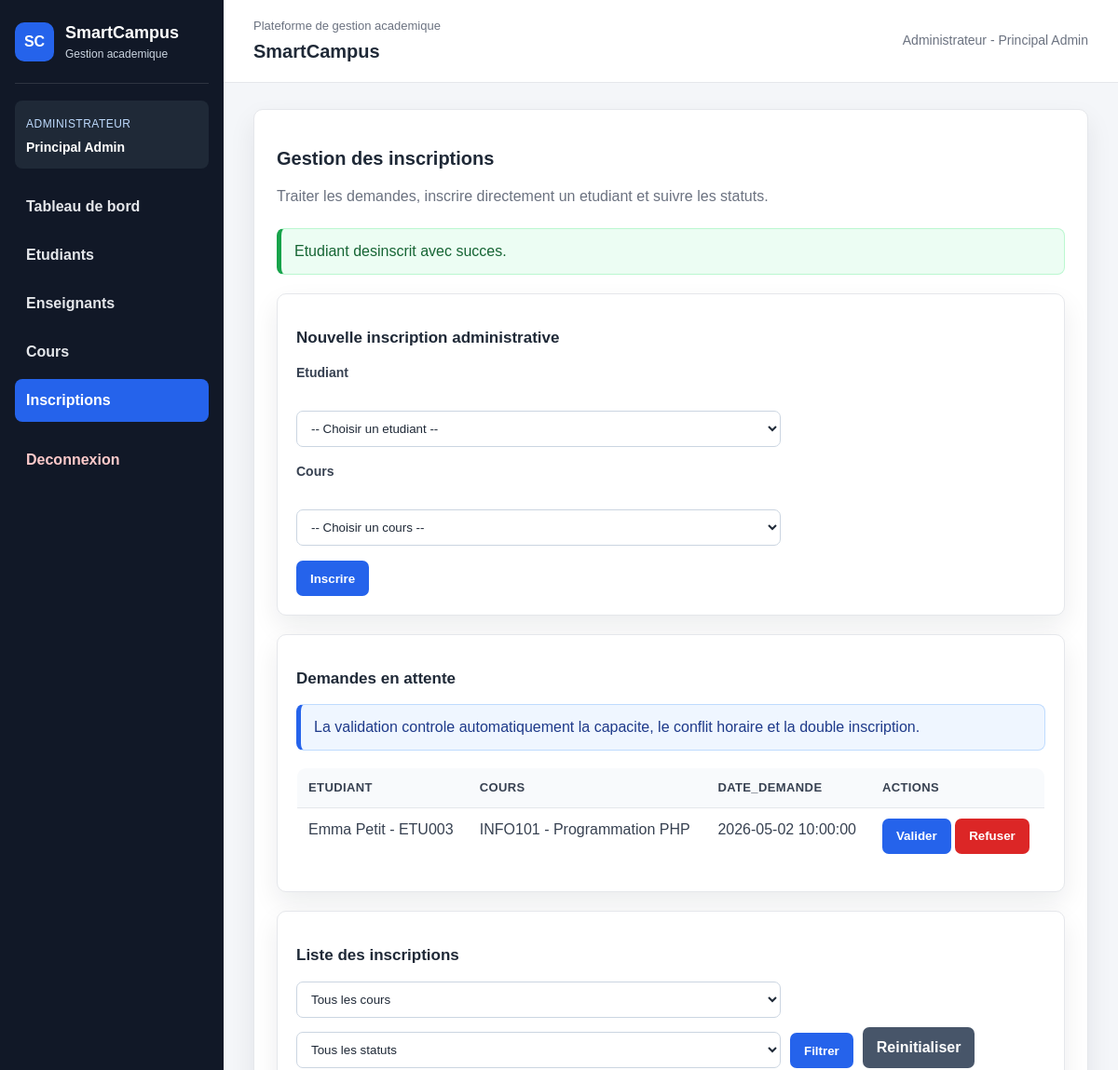
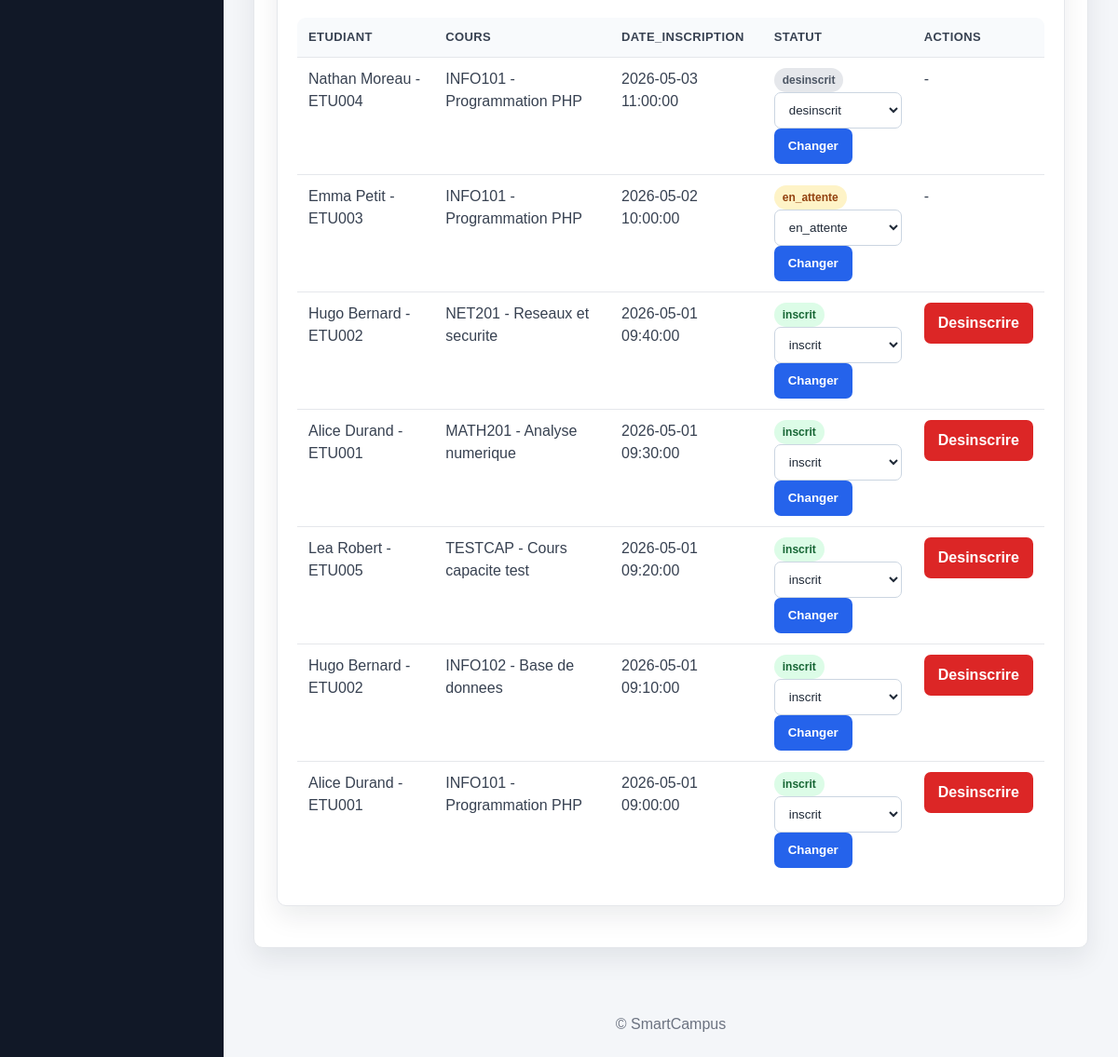
The app's page /admin/inscriptions.php?desinscrire=7 (signed in) with its own data (2 pictures, top to bottom).
### tables this page shows
CREATE TABLE inscription (
    id_inscription INT AUTO_INCREMENT PRIMARY KEY,
    date_inscription DATETIME DEFAULT CURRENT_TIMESTAMP,
    statut ENUM('inscrit','desinscrit','en_attente') DEFAULT 'en_attente',
    id_etudiant INT NOT NULL,
    id_cours INT NOT NULL,
    UNIQUE (id_etudiant, id_cours),
    CONSTRAINT fk_inscription_etudiant
        FOREIGN KEY (id_etudiant) REFERENCES etudiant(id_etudiant),
    CONSTRAINT fk_inscription_cours
        FOREIGN KEY (id_cours) REFERENCES cours(id_cours)
);

CREATE TABLE utilisateur (
    id_user INT AUTO_INCREMENT PRIMARY KEY,
    nom VARCHAR(100) NOT NULL,
    prenom VARCHAR(100) NOT NULL,
    email VARCHAR(150) NOT NULL,
    mot_de_passe VARCHAR(255) NOT NULL,
    role ENUM('administrateur','enseignant','etudiant') NOT NULL,
    date_creation TIMESTAMP DEFAULT CURRENT_TIMESTAMP,
    actif TINYINT(1) DEFAULT 1,
    UNIQUE (email)
);

CREATE TABLE etudiant (
    id_etudiant INT AUTO_INCREMENT PRIMARY KEY,
    numero_etudiant VARCHAR(50) NOT NULL,
    niveau VARCHAR(50) NOT NULL,
    groupe_classe VARCHAR(50) NOT NULL,
    date_naissance DATE,
    telephone VARCHAR(30),
    id_user INT NOT NULL,
    UNIQUE (numero_etudiant),
    CONSTRAINT fk_etudiant_utilisateur
        FOREIGN KEY (id_user) REFERENCES utilisateur(id_user)
);

CREATE TABLE cours (
    id_cours INT AUTO_INCREMENT PRIMARY KEY,
    code_cours VARCHAR(50) NOT NULL,
    titre VARCHAR(150) NOT NULL,
    description TEXT,
    capacite_max INT NOT NULL,
    jour VARCHAR(20) NOT NULL,
    heure_debut TIME NOT NULL,
    heure_fin TIME NOT NULL,
    salle VARCHAR(50) NOT NULL,
    semestre VARCHAR(50) NOT NULL,
    id_enseignant INT NOT NULL,
    UNIQUE (code_cours),
    CONSTRAINT fk_cours_enseignant
        FOREIGN KEY (id_enseignant) REFERENCES enseignant(id_enseignant)
);

### admin/inscriptions.php (the view, shortened to what this page needs)
<?php
include '../config/db.php';
$message = "";
$type_message = "";
function infos_inscription($conn, $id_inscription)
{
    $sql = "SELECT i.id_inscription, i.id_etudiant, i.id_cours, i.statut,
                   e.id_user, c.titre
            FROM inscription i
            INNER JOIN etudiant e ON i.id_etudiant = e.id_etudiant
            INNER JOIN cours c ON i.id_cours = c.id_cours
            WHERE i.id_inscription = ?";
    $requete = mysqli_prepare($conn, $sql);
    mysqli_stmt_bind_param($requete, "i", $id_inscription);
    mysqli_stmt_execute($requete);
    $resultat = mysqli_stmt_get_result($requete);
    $inscription = mysqli_fetch_assoc($resultat);
    return $inscription;
}
function modifier_statut_inscription($conn, $id_inscription, $statut)
{
    $sql = "UPDATE inscription SET statut = ? WHERE id_inscription = ?";
    $requete = mysqli_prepare($conn, $sql);
    mysqli_stmt_bind_param($requete, "si", $statut, $id_inscription);
    $succes = mysqli_stmt_execute($requete);
    return $succes;
}
if (isset($_GET['desinscrire'])) {
    $id_inscription = intval($_GET['desinscrire']);
    $inscription = infos_inscription($conn, $id_inscription);
    if ($inscription && modifier_statut_inscription($conn, $id_inscription, 'desinscrit')) {
        $message = "Etudiant desinscrit avec succes.";
        $type_message = "succes";
    } else {
        $message = "Erreur lors de la desinscription.";
        $type_message = "erreur";
    }
}
$types = "";
$params = [];
$sql_inscriptions = "SELECT i.id_inscription, i.date_inscription, i.statut,
                            u.nom, u.prenom, e.numero_etudiant,
                            c.code_cours, c.titre
                     FROM inscription i
                     INNER JOIN etudiant e ON i.id_etudiant = e.id_etudiant
                     INNER JOIN utilisateur u ON e.id_user = u.id_user
                     INNER JOIN cours c ON i.id_cours = c.id_cours";
$sql_inscriptions .= " ORDER BY i.date_inscription DESC";
if (!empty($params)) {
    $stmt_inscriptions = mysqli_prepare($conn, $sql_inscriptions);
    mysqli_stmt_bind_param($stmt_inscriptions, $types, ...$params);
    mysqli_stmt_execute($stmt_inscriptions);
    $result_inscriptions = mysqli_stmt_get_result($stmt_inscriptions);
} else {
    $result_inscriptions = mysqli_query($conn, $sql_inscriptions);
}
$result_demandes = mysqli_query(
    $conn,
    "SELECT i.id_inscription, i.date_inscription,
            u.nom, u.prenom, e.numero_etudiant,
            c.code_cours, c.titre
     FROM inscription i
     INNER JOIN etudiant e ON i.id_etudiant = e.id_etudiant
     INNER JOIN utilisateur u ON e.id_user = u.id_user
     INNER JOIN cours c ON i.id_cours = c.id_cours
     WHERE i.statut = 'en_attente'
     ORDER BY i.date_inscription ASC"
);
include '../includes/header.php';
?>
<section class="container">
<h2>Gestion des inscriptions</h2>
<p class="page-subtitle">Traiter les demandes, inscrire directement un etudiant et suivre les statuts.</p>
<?php if ($message !== "") { ?>
    <p class="<?php echo $type_message === 'succes' ? 'success' : 'error'; ?>"><?php echo htmlspecialchars($message); ?></p>
<?php } ?>
<section class="section-card">
    <h3>Nouvelle inscription administrative</h3>
    <form method="post" action="inscriptions.php">
        <p>
            <label for="id_etudiant">Etudiant</label><br>
            <select id="id_etudiant" name="id_etudiant" required>
                <option value="">-- Choisir un etudiant --</option>
            </select>
        </p>
        <p>
            <label for="id_cours">Cours</label><br>
            <select id="id_cours" name="id_cours" required>
                <option value="">-- Choisir un cours --</option>
            </select>
        </p>
        <button type="submit" name="inscrire_etudiant">Inscrire</button>
    </form>
</section>
<section class="section-card">
    <h3>Demandes en attente</h3>
    <p class="alert alert-info">La validation controle automatiquement la capacite, le conflit horaire et la double inscription.</p>
    <table>
        <thead>
            <tr>
                <th>etudiant</th>
                <th>cours</th>
                <th>date_demande</th>
                <th>actions</th>
            </tr>
        </thead>
        <tbody>
            <?php if ($result_demandes && mysqli_num_rows($result_demandes) > 0) { ?>
                <?php while ($demande = mysqli_fetch_assoc($result_demandes)) { ?>
                    <tr>
                        <td><?php echo htmlspecialchars($demande['prenom'] . ' ' . $demande['nom'] . ' - ' . $demande['numero_etudiant']); ?></td>
                        <td><?php echo htmlspecialchars($demande['code_cours'] . ' - ' . $demande['titre']); ?></td>
                        <td><?php echo htmlspecialchars($demande['date_inscription']); ?></td>
                        <td>
                            <form method="post" action="inscriptions.php">
                                <button type="submit" name="valider_demande">Valider</button>
                                <button type="submit" name="refuser_demande" class="danger js-confirm-delete" data-confirm="Refuser cette demande ?">Refuser</button>
                            </form>
                        </td>
                    </tr>
                <?php } ?>
            <?php } else { ?>
                <tr><td colspan="4"><span class="empty-state">Aucune demande en attente.</span></td></tr>
            <?php } ?>
        </tbody>
    </table>
</section>
<section class="section-card">
    <h3>Liste des inscriptions</h3>
    <form method="get" action="inscriptions.php" class="toolbar">
        <select name="id_cours">
            <option value="0">Tous les cours</option>
        </select>
        <select name="statut">
            <option value="">Tous les statuts</option>
        </select>
        <button type="submit">Filtrer</button>
        <a class="button secondary" href="inscriptions.php">Reinitialiser</a>
    </form>
    <table>
        <thead>
            <tr>
                <th>etudiant</th>
                <th>cours</th>
                <th>date_inscription</th>
                <th>statut</th>
                <th>actions</th>
            </tr>
        </thead>
        <tbody>
            <?php if ($result_inscriptions && mysqli_num_rows($result_inscriptions) > 0) { ?>
                <?php while ($inscription = mysqli_fetch_assoc($result_inscriptions)) { ?>
                    <tr>
                        <td><?php echo htmlspecialchars($inscription['prenom'] . ' ' . $inscription['nom'] . ' - ' . $inscription['numero_etudiant']); ?></td>
                        <td><?php echo htmlspecialchars($inscription['code_cours'] . ' - ' . $inscription['titre']); ?></td>
                        <td><?php echo htmlspecialchars($inscription['date_inscription']); ?></td>
                        <td>
                            <span class="badge <?php
                                if ($inscription['statut'] === 'inscrit') {
                                    echo 'badge-success';
                                } elseif ($inscription['statut'] === 'en_attente') {
                                    echo 'badge-warning';
                                } else {
                                    echo 'badge-muted';
                                }
                            ?>"><?php echo htmlspecialchars($inscription['statut']); ?></span>
                            <form method="post" action="inscriptions.php">
                                <select name="statut">
                                    <option value="inscrit" <?php if ($inscription['statut'] === 'inscrit') echo 'selected'; ?>>inscrit</option>
                                    <option value="en_attente" <?php if ($inscription['statut'] === 'en_attente') echo 'selected'; ?>>en_attente</option>
                                    <option value="desinscrit" <?php if ($inscription['statut'] === 'desinscrit') echo 'selected'; ?>>desinscrit</option>
                                </select>
                                <button type="submit" name="changer_statut">Changer</button>
                            </form>
                        </td>
                        <td>
                            <?php if ($inscription['statut'] === 'inscrit') { ?>
                                <a class="button danger js-confirm-delete" href="inscriptions.php?desinscrire=<?php echo htmlspecialchars($inscription['id_inscription']); ?>" data-confirm="Desinscrire cet etudiant ?">Desinscrire</a>
                            <?php } else { ?>
                                -
                            <?php } ?>
                        </td>
                    </tr>
                <?php } ?>
            <?php } else { ?>
                <tr><td colspan="5"><span class="empty-state">Aucune inscription trouvee.</span></td></tr>
            <?php } ?>
        </tbody>
    </table>
</section>
</section>
<?php include '../includes/footer.php'; ?>

### assets/css/style.css (style rules this page uses)
* { box-sizing: border-box; }
:root { --bg: #f4f6f9; --panel: #ffffff; --sidebar: #111827; --sidebar-soft: #1f2937; --text: #1f2937; --muted: #6b7280; --border: #e5e7eb; --primary: #2563eb; --primary-dark: #1d4ed8; --success: #16a34a; --warning: #f59e0b; --danger: #dc2626; --shadow: 0 12px 28px rgba(15, 23, 42, 0.08); }
body { margin: 0; font-family: Arial, Helvetica, sans-serif; background: var(--bg); color: var(--text); line-height: 1.5; }
a { color: var(--primary); }
.container, .section-card, .form-card { background: var(--panel); border: 1px solid var(--border); border-radius: 10px; box-shadow: var(--shadow); }
.container { padding: 24px; overflow-x: auto; }
.section-card { padding: 20px; margin: 20px 0; overflow-x: auto; }
h1, h2, h3 { color: var(--text); line-height: 1.2; }
h2 { font-size: 20px; }
h3 { font-size: 17px; }
.page-subtitle { margin: 0 0 22px; color: var(--muted); }
label { display: block; margin: 12px 0 6px; color: #374151; font-weight: bold; font-size: 14px; }
input, select, textarea { width: 100%; max-width: 520px; padding: 10px 11px; border: 1px solid #cbd5e1; border-radius: 7px; background: #ffffff; color: var(--text); }
.toolbar { margin: 18px 0 20px; }
.toolbar, .toolbar form { display: flex; gap: 10px; flex-wrap: wrap; align-items: end; }
button, .button, .btn { display: inline-flex; align-items: center; justify-content: center; min-height: 38px; padding: 9px 14px; border: 1px solid transparent; border-radius: 7px; background: var(--primary); color: #ffffff; text-decoration: none; font-weight: bold; cursor: pointer; }
.btn-danger, .button.danger, button.danger, .danger { background: var(--danger); color: #ffffff; }
.btn-secondary, .button.secondary, button.secondary { background: #475569; color: #ffffff; }
.table-responsive, .container { overflow-x: auto; }
table { width: 100%; min-width: 760px; border-collapse: collapse; margin: 18px 0 8px; background: #ffffff; border: 1px solid var(--border); border-radius: 10px; overflow: hidden; }
th, td { padding: 11px 12px; border-bottom: 1px solid var(--border); text-align: left; vertical-align: top; }
th { background: #f8fafc; color: #374151; font-size: 13px; text-transform: uppercase; letter-spacing: 0.03em; }
td { color: #374151; }
tr:last-child td { border-bottom: 0; }
.actions-cell, td:last-child { white-space: nowrap; }
.success, .error, .info, .warning, .alert { padding: 12px 14px; border-radius: 8px; margin: 14px 0; border: 1px solid transparent; border-left-width: 5px; }
.success, .alert-success { color: #166534; background: #ecfdf3; border-color: #bbf7d0; border-left-color: var(--success); }
.info, .alert-info { color: #1e3a8a; background: #eff6ff; border-color: #bfdbfe; border-left-color: var(--primary); }
.badge { display: inline-flex; align-items: center; justify-content: center; padding: 4px 9px; border-radius: 999px; font-size: 12px; font-weight: bold; white-space: nowrap; }
.badge-success { color: #166534; background: #dcfce7; }
.badge-warning { color: #92400e; background: #fef3c7; }
.badge-muted { color: #4b5563; background: #e5e7eb; }

### records on screen
inscription: utilisateur.prenom+nom "Emma Petit - ETU003", id_cours.titre "INFO101 - Programmation PHP", date_inscription "2026-05-02 10:00:00", statut "en_attente"
inscription: utilisateur.prenom+nom "Nathan Moreau - ETU004", id_cours.titre "INFO101 - Programmation PHP", date_inscription "2026-05-03 11:00:00", statut "desinscrit"
inscription: utilisateur.prenom+nom "Hugo Bernard - ETU002", id_cours.titre "NET201 - Reseaux et securite", date_inscription "2026-05-01 09:40:00", statut "inscrit"
inscription: utilisateur.prenom+nom "Alice Durand - ETU001", id_cours.titre "MATH201 - Analyse numerique", date_inscription "2026-05-01 09:30:00", statut "inscrit"
inscription: utilisateur.prenom+nom "Lea Robert - ETU005", id_cours.titre "TESTCAP - Cours capacite test", date_inscription "2026-05-01 09:20:00", statut "inscrit"
inscription: utilisateur.prenom+nom "Hugo Bernard - ETU002", id_cours.titre "INFO102 - Base de donnees", date_inscription "2026-05-01 09:10:00", statut "inscrit"
inscription: utilisateur.prenom+nom "Alice Durand - ETU001", id_cours.titre "INFO101 - Programmation PHP", date_inscription "2026-05-01 09:00:00", statut "inscrit"

### other values on screen
$libelle_role "ADMINISTRATEUR"
$nom_complet "Principal Admin"
$libelle_role "Administrateur"
$message "Etudiant desinscrit avec succes."
